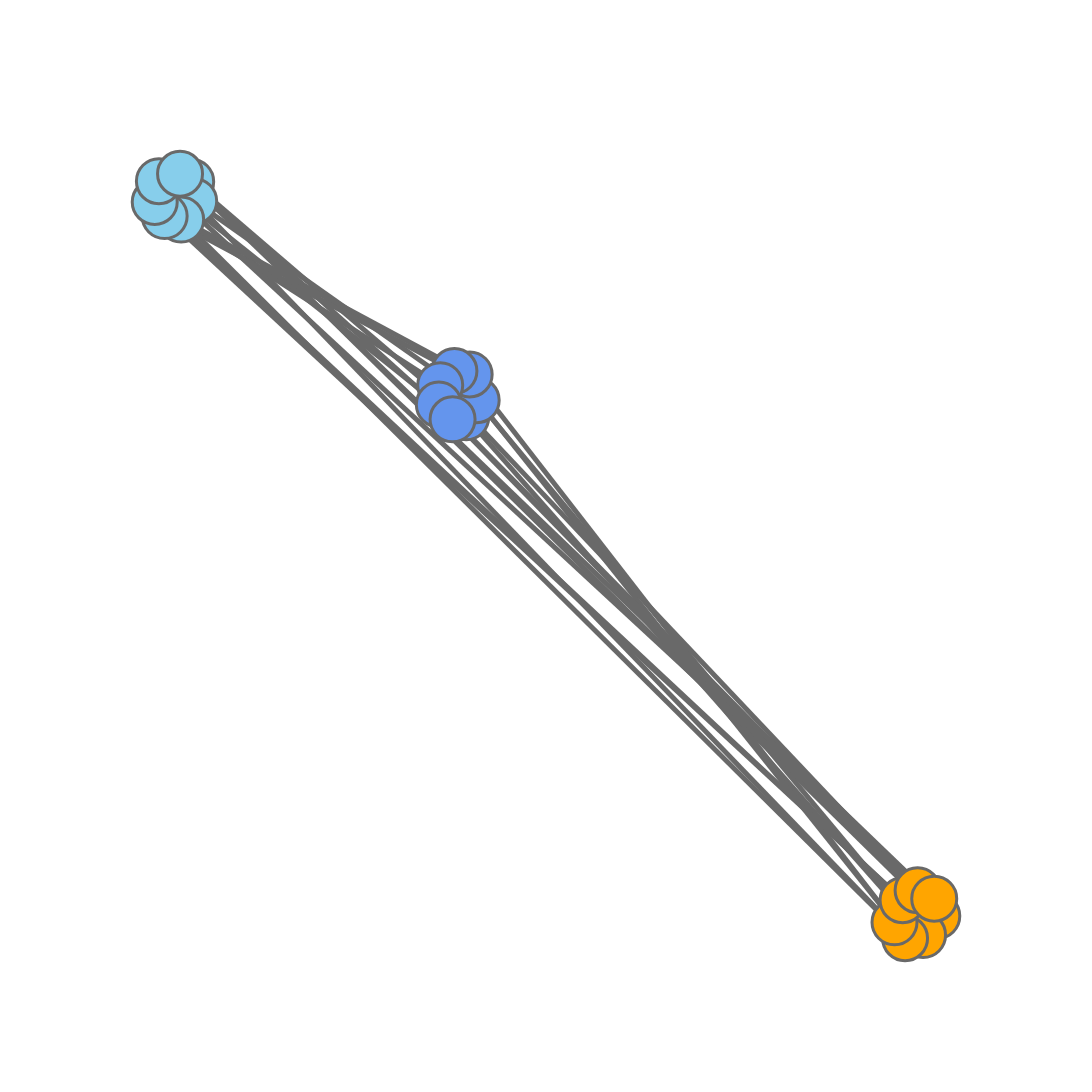

The code cell stored with this chart in its notebook:
### Code cell
fig = pgo.Figure()
    
for i in data:
    fig.add_trace(i)
        
fig.update_layout(template= 'plotly_white', 
                      showlegend=False, width=1200, height=1200,
                          scene=dict(
                              xaxis_title='',
                              yaxis_title='',
                              xaxis=dict(nticks=0,tickfont=dict(
                                    color='white')),
                              yaxis=dict(nticks=0,tickfont=dict(
                                    color='white')),
                        ))    
fig.update_xaxes(visible=False)
fig.update_yaxes(visible=False)

fig.write_image(path+fname+'_Gnodes'+str(len(G.nodes()))+'_nn'+str(n_neighbors)+'_spr'+str(spread)+'_min'+str(min_dist)+'_'+metric+'_FINAL.pdf')
fig.show()

### Figure 1 — Plotly figure (JSON) as saved in the notebook; plotly's stock layout.template omitted (floating-point values rounded to 4 significant figures)
{"data": [{"hoverinfo": "none", "line": {"color": "dimgrey", "width": 5}, "mode": "lines", "opacity": 1, "type": "scatter", "x": [1, 0.04658, null, 1, 0.3806, null, 0.04658, 0.3981, null, 0.3981, 0.9818, null, 0.9818, 0.4114, null, 0.4114, 0.05045, null, 0.05045, 0.9588, null, 0.9588, 0.03375, null, 0.03375, 0.4024, null, 0.4024, 0.9454, null, 0.9454, 0.383, null, 0.383, 0.01268, null, 0.01268, 0.9557, null, 0.9557, 0, null, 0, 0.3648, null, 0.3648, 0.9749, null, 0.9749, 0.3631, null, 0.3631, 0.005342, null, 0.005342, 0.9961, null, 0.9961, 0.03235, null, 0.03235, 0.3806, null], "y": [0.02907, 0.9896, null, 0.02907, 0.6788, null, 0.9896, 0.6814, null, 0.6814, 0.004163, null, 0.004163, 0.7037, null, 0.7037, 0.9642, null, 0.9642, 0, null, 0, 0.9401, null, 0.9401, 0.7375, null, 0.7375, 0.02087, null, 0.02087, 0.7419, null, 0.7419, 0.9446, null, 0.9446, 0.04982, null, 0.04982, 0.963, null, 0.963, 0.7235, null, 0.7235, 0.06281, null, 0.06281, 0.6982, null, 0.6982, 0.9903, null, 0.9903, 0.05176, null, 0.05176, 1, null, 1, 0.6788, null]}, {"hoverinfo": "text", "marker": {"color": ["orange", "skyblue", "cornflowerblue", "orange", "cornflowerblue", "skyblue", "orange", "skyblue", "cornflowerblue", "orange", "cornflowerblue", "skyblue", "orange", "skyblue", "cornflowerblue", "orange", "cornflowerblue", "skyblue", "orange", "skyblue", "cornflowerblue"], "line": {"color": "dimgrey", "width": 3}, "size": 45, "symbol": "circle"}, "mode": "markers", "text": ["0", "1", "2", "3", "4", "5", "6", "7", "8", "9", "10", "11", "12", "13", "14", "15", "16", "17", "18", "19", "20"], "type": "scatter", "x": [1, 0.04658, 0.3981, 0.9818, 0.4114, 0.05045, 0.9588, 0.03375, 0.4024, 0.9454, 0.383, 0.01268, 0.9557, 0, 0.3648, 0.9749, 0.3631, 0.005342, 0.9961, 0.03235, 0.3806], "y": [0.02907, 0.9896, 0.6814, 0.004163, 0.7037, 0.9642, 0, 0.9401, 0.7375, 0.02087, 0.7419, 0.9446, 0.04982, 0.963, 0.7235, 0.06281, 0.6982, 0.9903, 0.05176, 1, 0.6788]}], "layout": {"height": 1200, "scene": {"xaxis": {"nticks": 0, "tickfont": {"color": "white"}, "title": {"text": ""}}, "yaxis": {"nticks": 0, "tickfont": {"color": "white"}, "title": {"text": ""}}}, "showlegend": false, "width": 1200, "xaxis": {"autorange": true, "range": [-0.09108, 1.091], "type": "linear", "visible": false}, "yaxis": {"autorange": true, "range": [-0.09182, 1.092], "type": "linear", "visible": false}}}
